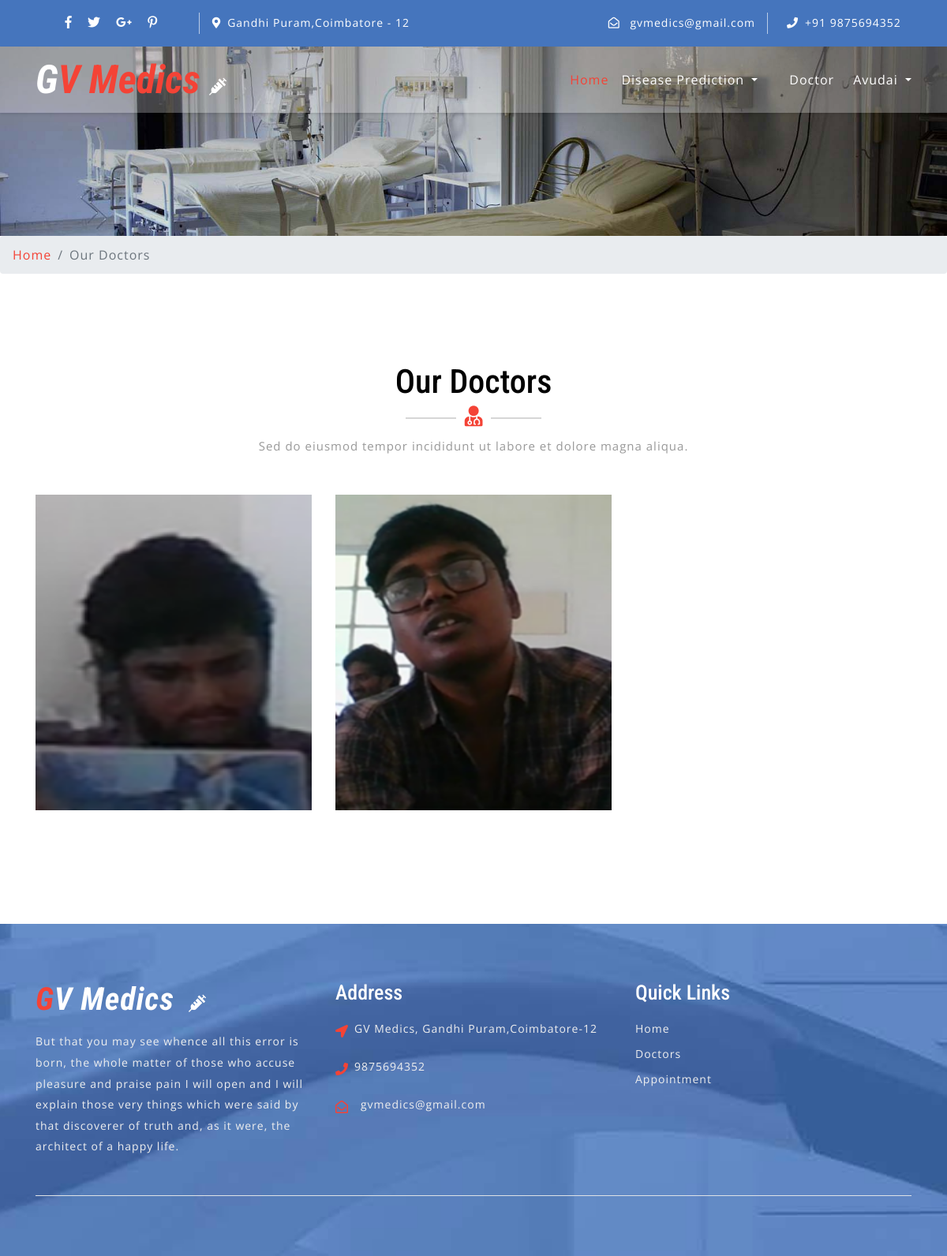
Screenshot of /appoinment/Doctor/ (signed in) with the database file from the repository.
### accounts/models.py (models this page shows, shortened)
class User(AbstractUser):
    username = None
    role = models.CharField(max_length=12, error_messages={
        'required': "Role must be provided"
    })
    gender = models.CharField(max_length=10, blank=True, null=True, default="")
    email = models.EmailField(unique=True, blank=False,
                              error_messages={
                                  'unique': "A user with that email already exists.",
                              })
    phone_number = models.CharField(unique=True, blank=True, null=True, max_length=20,
                                    error_messages={
                                        'unique': "A user with that phone number already exists."
                                    })
    USERNAME_FIELD = "email"
    REQUIRED_FIELDS = []
    objects = UserManager()

### appoinment/models.py (models this page shows, shortened)
class Appointment(models.Model):
    user = models.ForeignKey(User, on_delete=models.CASCADE)
    full_name = models.CharField(max_length=100)
    image = models.ImageField(null=True, blank=True,default='avatar.png', upload_to='avatars/')
    location = models.CharField(max_length=100)
    start_time = models.CharField(max_length=10)
    end_time = models.CharField(max_length=10)
    qualification_name = models.CharField(max_length=100)
    institute_name = models.CharField(max_length=100)
    hospital_name = models.CharField(max_length=100)
    department = models.CharField(choices=department, max_length=100)
    created_at = models.DateTimeField(default=timezone.now)

### appoinment/views.py (the view)
# urls.py: path('Doctor/', DoctorPageView.as_view(), name='doctor'),
class DoctorPageView(ListView):
    paginate_by = 9
    model = Appointment
    context_object_name = 'doctor'
    template_name = "doctor.html"
    def get_queryset(self):
        return self.model.objects.all().order_by('-id')

### appoinment/templates/doctor.html (shortened to what this page needs)
{% extends 'base.html' %}
{% load static %}
{% block content %}
	<div class="inner-banner-w3ls">
	</div>
	<div class="breadcrumb-agile">
		<div aria-label="breadcrumb">
			<ol class="breadcrumb">
				<li class="breadcrumb-item">
					<a href="/">Home</a>
				</li>
				<li class="breadcrumb-item active" aria-current="page">Our Doctors</li>
			</ol>
		</div>
	</div>
	<section class="team py-5">
		<div class="container py-xl-5 py-lg-3">
			<div class="w3ls-titles text-center mb-5">
				<h3 class="title">Our Doctors</h3>
				<span>
					<i class="fas fa-user-md"></i>
				</span>
				<p class="mt-2">Sed do eiusmod tempor incididunt ut labore et dolore magna aliqua.</p>
			</div>
			<div class="row inner-sec-w3layouts-agileinfo">
                {% for apt in doctor %}
				<div class="col-md-4 team-grids text-center mb-5">
					<img style="height: 400px; width: 400px;" src="{{ apt.image.url }}" class="img-fluid" alt="">
				</div>
				{% endfor %}
			</div>
		</div>
	</section>
{% endblock %}

### home/templates/partials/navbar.html (shortened to what this page needs)
	<header>
		<div class="top-bar py-3">
			<div class="container">
				<div class="row">
					<div class="col-lg-7 top-social-agile">
						<div class="row">
							<ul class="col-lg-4 col-6 top-right-info text-center">
								<li>
									<a href="#">
										<i class="fab fa-facebook-f"></i>
									</a>
								</li>
								<li class="mx-3">
									<a href="#">
										<i class="fab fa-twitter"></i>
									</a>
								</li>
								<li>
									<a href="#">
										<i class="fab fa-google-plus-g"></i>
									</a>
								</li>
								<li class="ml-3">
									<a href="#">
										<i class="fab fa-pinterest-p"></i>
									</a>
								</li>
							</ul>
							<div class="col-6 header-top_w3layouts pl-3 text-lg-left text-center">
								<p class="text-white">
									<i class="fas fa-map-marker-alt mr-2"></i>Gandhi Puram,Coimbatore - 12</p>
							</div>
						</div>
					</div>
					<div class="col-lg-5 top-social-agile text-lg-right text-center">
						<div class="row">
							<div class="col-lg-7 col-6 top-w3layouts">
								<p class="text-white">
									<i class="far fa-envelope-open mr-2"></i>
									<a href="" class="text-white">gvmedics@gmail.com</a>
								</p>
							</div>
							<div class="col-lg-5 col-6 header-w3layouts pl-4 text-lg-left">
								<p class="text-white">
									<i class="fas fa-phone mr-2"></i>+91 9875694352</p>
							</div>
						</div>
					</div>
				</div>
			</div>
		</div>
	</header>
	<div id="home">
		<div class="main-top py-1">
			<nav class="navbar navbar-expand-lg navbar-light fixed-navi">
				<div class="container">
					<h1>
						<a class="navbar-brand font-weight-bold font-italic" href="{% url 'home' %}">
							<span>G</span>V Medics
							<i class="fas fa-syringe"></i>
						</a>
					</h1>
					<div class="collapse navbar-collapse text-center" id="navbarSupportedContent">
						<ul class="navbar-nav ml-lg-auto">
							<li class="nav-item active mt-lg-0 mt-3">
								<a class="nav-link" href="{% url 'home' %}">Home
								</a>
							</li>
							<li class="nav-item dropdown nav-item  mx-lg-3 my-lg-0 my-3">
								<a class="nav-link dropdown-toggle" href="#" id="navbarDropdown" role="button" data-toggle="dropdown"
								    aria-haspopup="true" aria-expanded="false">
									Disease Prediction
								</a>
							</li>
							<li class="nav-item mx-lg-4">
								<a class="nav-link" href="{% url 'doctor' %}">Doctor</a>
							</li>
							{% if request.user.is_authenticated and request.user.role == 'doctor' %}
							<li class="nav-item dropdown">
								<a class="nav-link dropdown-toggle" href="#" id="navbarDropdown" role="button" data-toggle="dropdown"
									aria-haspopup="true" aria-expanded="false">
									{{ request.user.first_name }}
								</a>
							</li>
						{% endif %}
					</div>
				</div>
			</nav>
		</div>
	</div>

### home/static/css/style.css (style rules this page uses)
body { padding: 0; margin: 0; background: #FFF; font-family: 'Open Sans', sans-serif; }
body a { transition: 0.5s all; -webkit-transition: 0.5s all; -moz-transition: 0.5s all; -o-transition: 0.5s all; -ms-transition: 0.5s all; text-decoration: none; }
h1, h2, h3, h4, h5, h6 { margin: 0; padding: 0; font-family: 'Roboto Condensed', sans-serif; }
p { margin: 0; padding: 0; font-family: 'Open Sans', sans-serif; font-size: 15px; letter-spacing: 1px; line-height: 1.9; color: #999; }
ul, ol { margin: 0; padding: 0; }
.top-bar { background: #4575bd; }
.top-right-info li i { color: #fff; transition: 0.5s all; -webkit-transition: 0.5s all; -moz-transition: 0.5s all; -o-transition: 0.5s all; -ms-transition: 0.5s all; }
.top-right-info li { display: inline-block; }
.header-top_w3layouts p, .header-w3layouts p, .top-w3layouts p { font-size: 14px; }
.header-top_w3layouts, .header-w3layouts { border-left: 1px solid rgba(255, 255, 255, 0.63); }
div#home { position: relative; }
.main-top { position: absolute; z-index: 999; width: 100%; background: rgba(255, 255, 255, 0.26); box-shadow: 0 2px 3px 0 rgba(0, 0, 0, 0.1); -webkit-transition: background-color .1s ease-in-out; -moz-transition: background-color .1s ease-in-out; -ms-transition: background-color .1s ease-in-out; -o-transition: background-color .1s ease-in-out; transition: background-color .1s ease-in-out; }
.navbar-light .navbar-nav .nav-link { padding: 0; color: #fff; background: transparent; font-size: 16px; letter-spacing: 1px; }
.navbar-light .navbar-nav .show>.nav-link, .navbar-light .navbar-nav .active>.nav-link, .navbar-light .navbar-nav .nav-link.show, .navbar-light .navbar-nav .nav-link.active, .navbar-light .navbar-nav .nav-link:hover, .navbar-light .navbar-nav .nav-link:focus { color: #f44336; }
nav.fixed-navi ul { list-style: none; margin: 0; padding: 0; }
nav.fixed-navi ul li { float: left; }
a.navbar-brand { color: #f44336; font-size: 50px; padding: 0; }
.navbar-light .navbar-brand, .navbar-light .navbar-brand:hover, .navbar-light .navbar-brand:focus, .w3l-footer h2 a span { color: #f44336; }
a.navbar-brand span { color: #fff; }
a.navbar-brand i, .w3l-footer h2 a i { color: #fff; font-size: 22px; }
h3.title { color: #000; font-size: 42px; }
.w3ls-titles span { position: relative; }
.w3ls-titles span:before { content: " "; background: #d6d6d6; width: 64px; height: 2px; position: absolute; top: 9px; left: -75px; }
.w3ls-titles span:after { content: " "; background: #d6d6d6; width: 64px; height: 2px; position: absolute; top: 9px; right: -75px; }
.w3ls-titles i { color: #f44336; font-size: 26px; margin-top: 5px; }
.inner-banner-w3ls { background: url(../images/banner3.jpg) no-repeat center; background-size: cover; -webkit-background-size: cover; -moz-background-size: cover; -o-background-size: cover; -moz-background-size: cover; height: 20vw; }
.breadcrumb li a { color: #f44336; }
.breadcrumb li { letter-spacing: 1px; color: #000; }
.team-grids { position: relative; overflow: hidden; }

### rows the page displays
User: user.first_name "Avudai"
Appointment: image (picture)
Appointment: image (picture)
